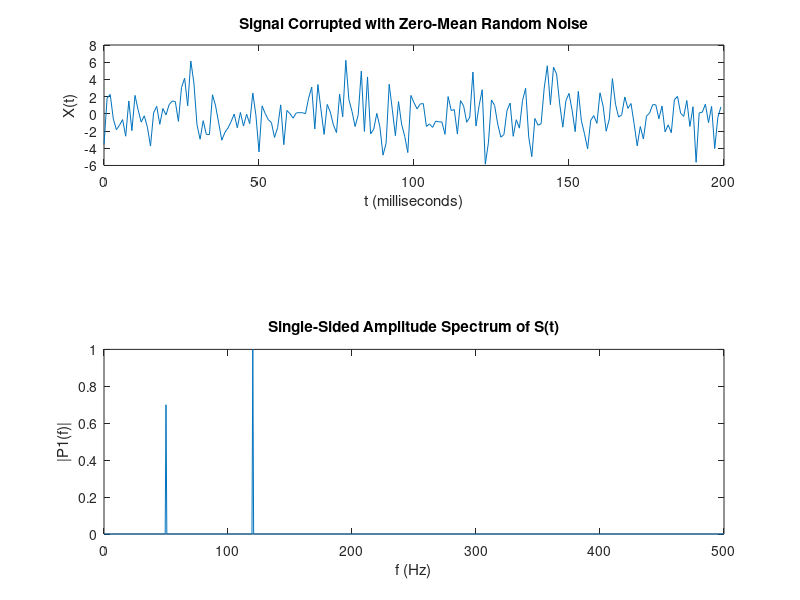

Write the MATLAB code that produced this figure.
%% Signal in Time Domain 
% Use Fourier transforms to find the frequency components of a signal buried in noise.
% Specify the parameters of a signal with a sampling frequency of 1 kHz and a signal duration of 1.5 seconds
Fs = 1000;            % Sampling frequency                    
T = 1/Fs;             % Sampling period       
L = 1500;             % Length of signal
t = (0:L-1)*T;        % Time vector

% Form a signal containing a 50 Hz sinusoid of amplitude 0.7 and a 120 Hz sinusoid of amplitude 1.
S = 0.7*sin(2*pi*50*t) + sin(2*pi*120*t);

% Corrupt the signal with zero-mean white noise with a variance of 4.
X = S + 2*randn(size(t));

% Plot the noisy signal in the time domain. It is difficult to identify the frequency components by looking at the signal X(t).
subplot(311);
plot(1000*t(1:200),X(1:200)) % multiplicou por mil para ajustar a escala e só assinalar que é em milissengundos
title('Signal Corrupted with Zero-Mean Random Noise')
xlabel('t (milliseconds)')
ylabel('X(t)')

% Signal in Frequency Domain
% Compute the Fourier transform of the signal.
Y = fft(X);

% Compute the two-sided spectrum P2. Then compute the single-sided spectrum P1 based on P2 and the even-valued signal length L.
P2 = abs(Y/L);
P1 = P2(1:L/2+1);
P1(2:end-1) = 2*P1(2:end-1);

% Define the frequency domain f and plot the single-sided amplitude spectrum P1. 
% The amplitudes are not exactly at 0.7 and 1, as expected, because of the added noise. 
% On average, longer signals produce better frequency approximations.
f = Fs*(0:(L/2))/L;
subplot(212);
plot(f,P1)
ylim([0 1.05]) 
title('Single-Sided Amplitude Spectrum of X(t)')
xlabel('f (Hz)')
ylabel('|P1(f)|')

% Now, take the Fourier transform of the original, uncorrupted signal and retrieve the exact amplitudes, 0.7 and 1.0.
Y = fft(S);
P2 = abs(Y/L);
P1 = P2(1:L/2+1);
P1(2:end-1) = 2*P1(2:end-1);

plot(f,P1) 
title('Single-Sided Amplitude Spectrum of S(t)')
xlabel('f (Hz)')
ylabel('|P1(f)|')